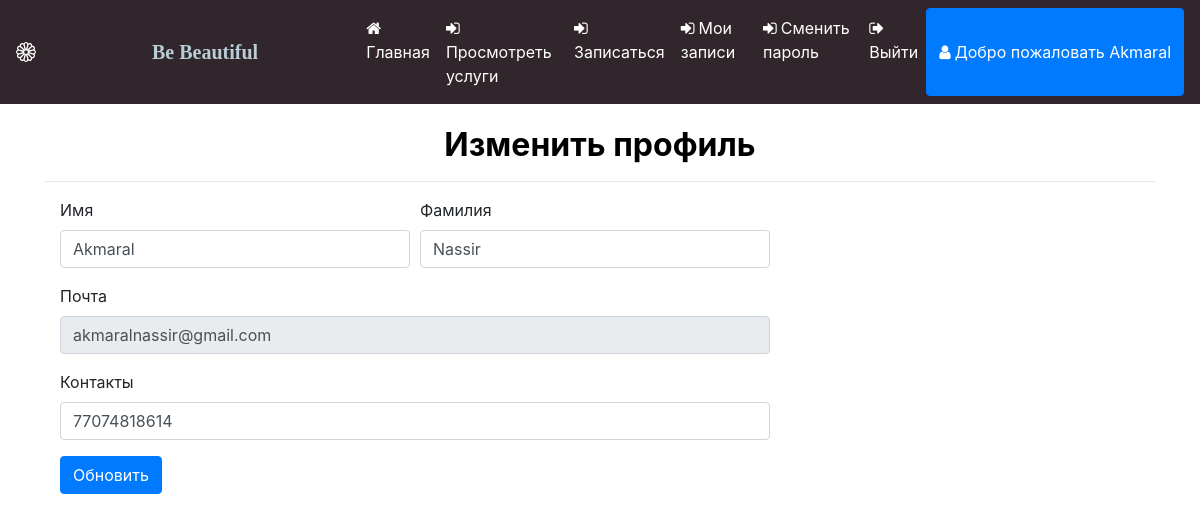
Screenshot of /edit_profile (signed in) with the database file from the repository.
### beauty/models.py (models this page shows, shortened)
class Customer(models.Model):
    user = models.ForeignKey(User,on_delete=models.CASCADE,null=True)
    status = models.ForeignKey(User_status,on_delete=models.CASCADE,null=True)
    mobile = models.IntegerField(null=True)

### beauty/views.py (the view, shortened to what this page needs)
# urls.py: path('edit_profile',Edit_Profile,name="edit_profile"),
def Edit_Profile(request):
    user = User.objects.get(id=request.user.id)
    pro = Customer.objects.get(user=user)
    error = False
    d = {'error':error,'pro':pro}
    return render(request, 'edit_profile.html',d)

### beauty/templates/edit_profile.html (shortened to what this page needs)
{% extends 'navigation.html' %}
{% block body %}
{% load static %}
<div class="container">
<h2 style="font-weight:bold ; color:black; ;margin-top:2%" align="center">Изменить профиль</h2><hr>
<div class="container-fluid" style="">
    <div class="row">
        <div class="col-md-8">
            <form method="post" action="" enctype="multipart/form-data">
            <div class="form-row">
             <div class="form-group col-md-6">
              <label for="inputEmail4">Имя</label>
              <input type="text" class="form-control" value="{{pro.user.first_name}}" name="fname" id="inputEmail4">
             </div>
             <div class="form-group col-md-6">
              <label for="inputPassword4">Фамилия</label>
              <input type="text" class="form-control" name="lname" value="{{pro.user.last_name}}" id="inputPassword4">
             </div>
            </div>
            <div class="form-row">
              <div class="form-group col-md-12">
                <label for="inputEmail4">Почта</label>
                <input type="text" class="form-control" name="uname" value="{{pro.user.username}}" id="inputEmail4" readonly>
              </div>
            </div>
            <div class="form-row">
              <div class="form-group col-md-12">
                <label for="exampleInputPassword1">Контакты</label>
                <input type="text" class="form-control" id="exampleInputPassword1" value="{{pro.mobile}}" name="contact">
              </div>
            </div>
            <button type="submit" class="btn btn-primary" style="margin-bottom:5%">Обновить</button>
          </form>
</div></div></div>
{% endblock %}

### beauty/templates/navigation.html (shortened to what this page needs)
<!DOCTYPE html>
<html lang="ru">
<head>
{% load static %}
    <link rel="stylesheet" href="https://maxcdn.bootstrapcdn.com/bootstrap/4.0.0/css/bootstrap.min.css">
    <link rel = stylesheet href = "//cdn.datatables.net/1.10.19/css/jquery.dataTables.min.css">
</head>
<link rel="stylesheet" href="https://cdnjs.cloudflare.com/ajax/libs/font-awesome/4.7.0/css/font-awesome.min.css">
</head>
<body>
<nav class="navbar navbar-expand-sm" style="background-color:rgb(48, 38, 43)">
  <a href='/' class=" text-white navbar-brand d-flex align-items-center">
  <a class="navbar-brand" href="#" style="color:rgb(184, 205, 214);font-family:'Monotype Corsiva';font-weight:bold;margin-left:100px;margin-right:0">
  Be Beautiful</a>
  <ul class="navbar-nav">
    {% if request.user.username %}
    {% if not request.user.is_staff %}
   <li class="nav-item">
      <a class="nav-link" href="{% url 'profile' %}" style="color:white;margin-left:100px">
      <i class="fa fa-home" style="margin-right:4px"></i>Главная</a>
    </li>
    <li class="nav-item">
      <a class="nav-link" href="{% url 'all_service' %}" style="color:white">
      <i class="fa fa-sign-in" style="margin-right:4px"></i>Просмотреть услуги</a>
    </li>
    <li class="nav-item">
      <a class="nav-link" href="{% url 'book_appointment' %}" style="color:white">
      <i class="fa fa-sign-in" style="margin-right:4px"></i>Записаться</a>
    </li>
    <li class="nav-item">
      <a class="nav-link" href="{% url 'view_appointment' %}" style="color:white">
      <i class="fa fa-sign-in" style="margin-right:4px"></i>Мои записи</a>
    </li>
    <li class="nav-item">
      <a class="nav-link" href="{% url 'change_password' %}" style="color:white">
      <i class="fa fa-sign-in" style="margin-right:4px"></i>Сменить пароль</a>
    </li>
    {% endif %}
    {% endif %}
{% if request.user.is_authenticated %}
    {% if not request.user.is_staff %}
     <li class="nav-item">
      <a class="nav-link" href="{% url 'logout' %}" style="color:white">
      <i class="fa fa-sign-out" style="margin-right:4px"></i>Выйти</a>
    </li>
      <div class="btn-group">
  <button type="button" class="btn btn-primary" data-toggle="dropdown" aria-haspopup="true" aria-expanded="false">
    <i class="fa fa-user" style="margin-right:4px"></i>Добро пожаловать {{request.user.first_name}}
  </button>
</div>
    {% endif %}
    {% endif %}
    </ul>
</nav>
{% block body %}
{% endblock %}
</body>
</html>

### beauty/templates/navigation.html (style rules this page uses)
* { box-sizing: border-box; }

### rows the page displays
Customer: fname "Akmaral", lname "Nassir", uname "akmaralnassir@gmail.com", contact "77074818614"

### other values shown
{{ request.user.first_name }} "Akmaral"
